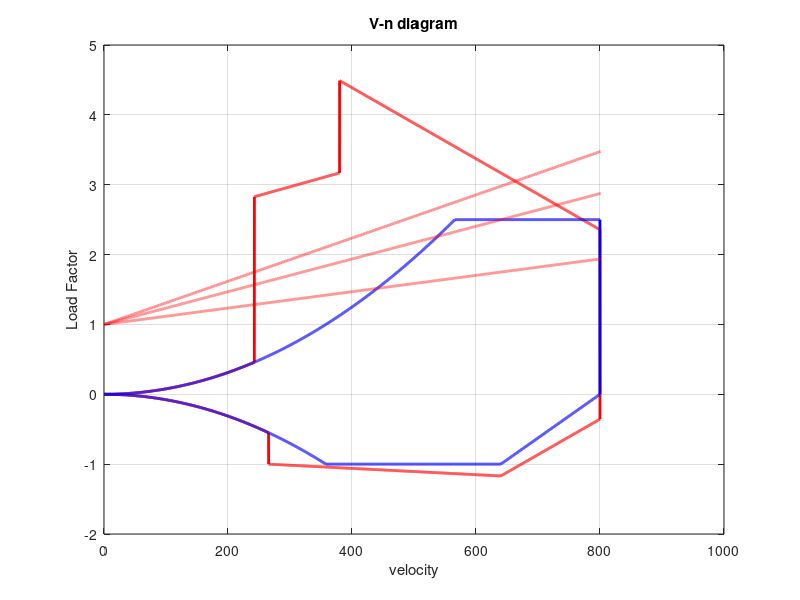

The MATLAB source for this figure:

clear all
clc
close all
% 1 knot = 1.688 ft/s
d=0.00089068; %density, slug/ft^3 , alt = 30000ft
cl=1.3;   %lift coefficient
c = 8.53;  %mean aerodynamic chord
S= 890; % wing area, ft^2
W= 66000; %MTOW , lb
WL=66000/890;  % wingload
g= 32.26; % gravity acceleration ft/s^2  
a=2; % CL_alpha
mu=(2*WL)/(d*g*c*a); % mass ratio
k=(0.88*mu)/(5.3+mu); % gust alleviation factor in subsonic

u1=66; % rough air gust, ft/s, U_de
u2=50; % high speed gust, ft/s, U_de
u3=25; % dive speed gust, ft/s, U_de
vc=640; %cruise speed, knots
vd=vc*1.25; % dive speed
nlimit=2.5;
ndivelimit=-1;
velocity=0 : 0.1 : vd + 1.1;
n=(d*cl*(velocity.^2))/(2*WL);
n2=(d*cl*(velocity.^2))/(2*WL);
ndive=-n;

ng1 = 1+((k*u1*velocity*a)/(498*WL));
ng2 = 1+((k*u2*velocity*a)/(498*WL));
ng3 = 1+((k*u3*velocity*a)/(498*WL));
ng11 = 1-((k*u1*velocity*a)/(498*WL));
ng22 = 1-((k*u2*velocity*a)/(498*WL));
ng33 = 1-((k*u3*velocity*a)/(498*WL));

inx = (velocity <= vd);
n( n>= nlimit ) = nlimit;
n( velocity >= vd) = 0;
ndive( velocity >= vd) = 0;
ndive( ndive <= ndivelimit )= ndivelimit;
tmp = ndivelimit+((-ndivelimit./(vd-vc)).*(velocity-vc));
ndive( velocity >= vc) = tmp(velocity >= vc);
na=(d*cl*(velocity.^2))/(2*WL);
ndivea=-na;
inxa = (velocity <= vd);
na( na>=2.828) = 2.828;
tm = 3.169+(((3.169-2.828)./(380-242.6)).*(velocity-380));
na( velocity >=242.6) = tm(velocity >= 242.6);
mp = 2.356+(((2.356-3.169)./(vd-vc)).*(velocity-vd));
na( velocity >=380) = mp(velocity >= 380);
na( velocity >= vd) = 0;
ndivea( ndivea <= ndivelimit )= ndivelimit;
tmp1 = (-1)+(((1-1.169)./(vc-265.5)).*(velocity-265.5));
ndivea( velocity >= 265.5) = tmp1(velocity >= 265.5);
tmp = -1.169+(((1.169-0.3556)./(vd-vc)).*(velocity-vc));
ndivea( velocity >= vc) = tmp(velocity >= vc);
ndivea( velocity >= vd) = 0;

figure(1);
plot(velocity(inxa),ndivea(inxa),'r', 'LineWidth',2)
hold on
plot(velocity(inxa),na(inxa), 'r','LineWidth',2);
plot(velocity(inx),ndive(inx),'b', 'LineWidth',2)
hold on
plot(velocity(inx),n(inx), 'b','LineWidth',2);
hold on;
plot(velocity,ng1,'r:', 'LineWidth',2)
hold on;
plot(velocity,ng2,'r:', 'LineWidth',2)
hold on;
plot(velocity,ng3,'r:', 'LineWidth',2)
hold on;
grid on;
title('V-n diagram');
xlabel('velocity');ylabel('Load Factor');
